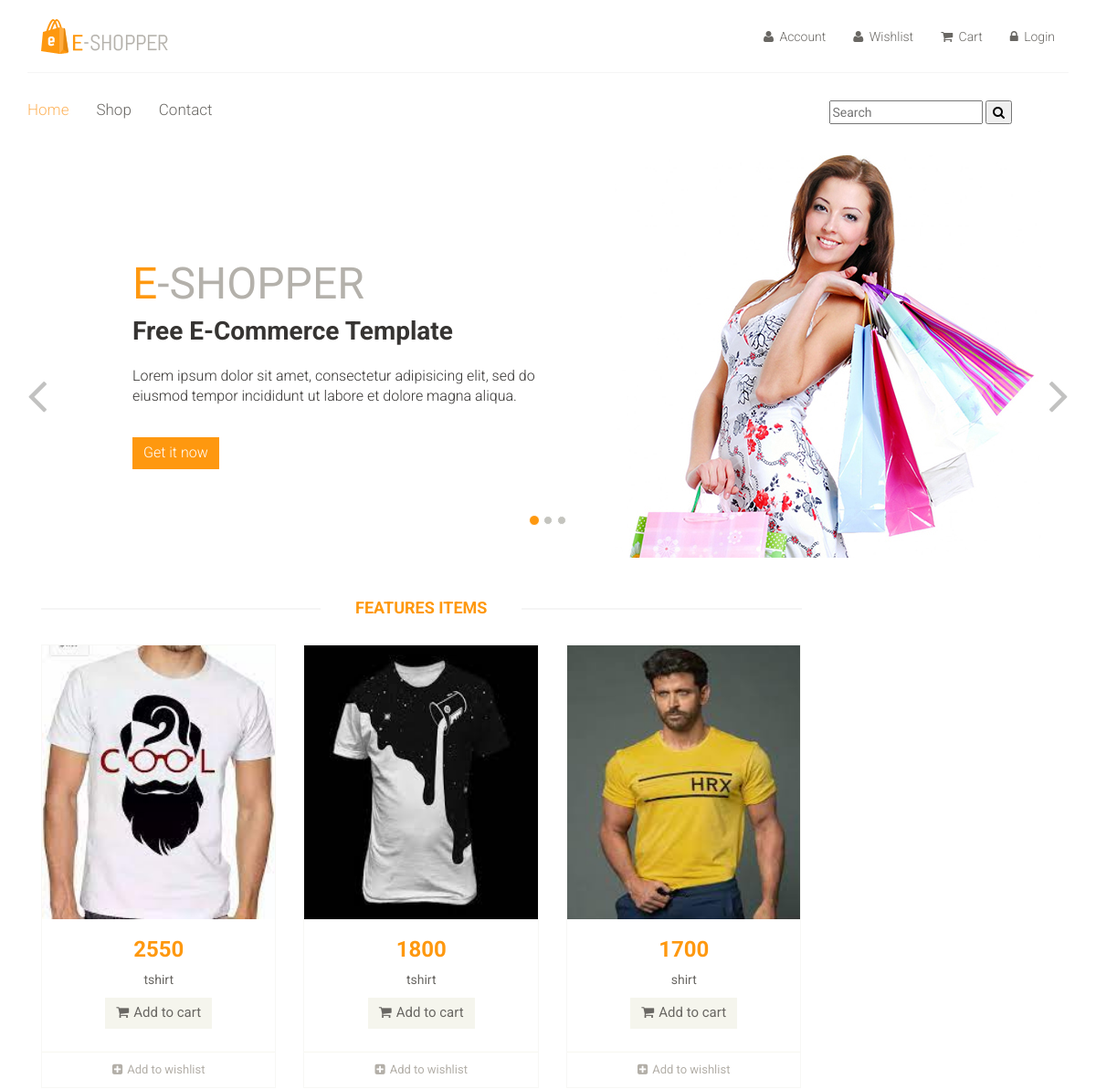
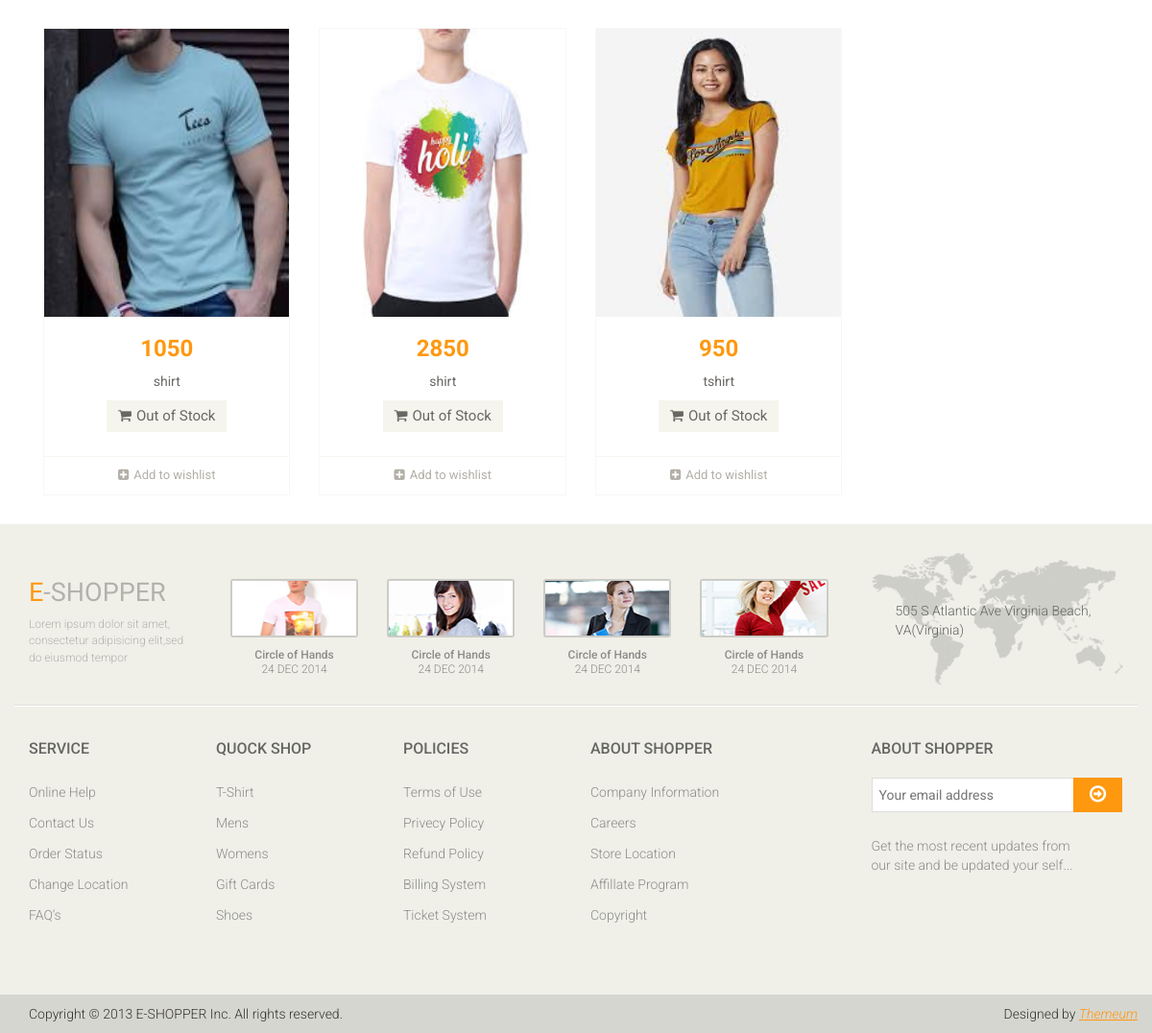
The page / on the database its author committed (2 pictures, top to bottom).
### mainApp/models.py (models this page shows, shortened)
class Product(models.Model):
    name= models.CharField(max_length=50)
    desc= models.TextField()
    stock=models.BooleanField(default=False)
    category=models.ForeignKey(Category,on_delete=models.CASCADE)
    brand=models.ForeignKey(Brand,on_delete=models.CASCADE)
    seller=models.ForeignKey(Seller,on_delete=models.CASCADE)
    basePrice=models.IntegerField()
    discount=models.IntegerField(default=0,null=True,blank=True)
    finalPrice=models.IntegerField(default=0,null=True,blank=True)
    red= models.BooleanField(default=False,null=True,blank=True)
    green= models.BooleanField(default=False,null=True,blank=True)
    black= models.BooleanField(default=False,null=True,blank=True)
    white= models.BooleanField(default=False,null=True,blank=True)
    pink= models.BooleanField(default=False,null=True,blank=True)
    xs= models.BooleanField(default=False,null=True,blank=True)
    s= models.BooleanField(default=False,null=True,blank=True)
    l= models.BooleanField(default=False,null=True,blank=True)
    m= models.BooleanField(default=False,null=True,blank=True)
    xl= models.BooleanField(default=False,null=True,blank=True)
    xl= models.BooleanField(default=False,null=True,blank=True)
    img1= models.ImageField(upload_to='images/',default=None,null=True,blank=True)
    img2= models.ImageField(upload_to='images/',default=None,null=True,blank=True)
    img3= models.ImageField(upload_to='images/',default=None,null=True,blank=True)
    img4= models.ImageField(upload_to='images/',default=None,null=True,blank=True)
    img5= models.ImageField(upload_to='images/',default=None,null=True,blank=True)
    date=models.DateTimeField(auto_now=True)

### mainApp/views.py (the view)
# urls.py: path('',views.home),
def home(request):
    if(request.method=="POST"):
        msg=request.POST.get('message')
        p=Product.objects.filter(Q(name__icontains=msg))
    else:
        p=Product.objects.all()
    return render(request,"index.html",{"Product":p})

### mainApp/templates/index.html (shortened to what this page needs)
{% load static %}
<!DOCTYPE html>
<html lang="en">
<head>
    <link href="{% static 'css/bootstrap.min.css' %}" rel="stylesheet">
    <link href="{% static 'css/font-awesome.min.css' %}" rel="stylesheet">
    <link href="{% static 'css/prettyPhoto.css' %}" rel="stylesheet">
    <link href="{% static 'css/price-range.css' %}" rel="stylesheet">
    <link href="{% static 'css/animate.css' %}" rel="stylesheet">
	<link href="{% static 'css/main.css' %}" rel="stylesheet">
	<link href="{% static 'css/responsive.css' %}" rel="stylesheet">
</head>
<body>
	<header id="header">
		<div class="header-middle">
			<div class="container">
				<div class="row">
					<div class="col-md-4 clearfix">
						<div class="logo pull-left">
							<a href="/"><img src="{% static 'images/home/logo.png' %}" alt="" /></a>
						</div>
					</div>
					<div class="col-md-8 clearfix">
						<div class="shop-menu clearfix pull-right">
							<ul class="nav navbar-nav">
								<li><a href="/profile/"><i class="fa fa-user"></i> Account</a></li>
								<li><a href="/wishlist/"><i class="fa fa-user"></i> Wishlist</a></li>
								<li><a href="/cart/"><i class="fa fa-shopping-cart"></i> Cart</a></li>
								{% if user.is_authenticated %}
								<li><a href="/logout/"><i class="fa fa-lock"></i> Logout</a></li>
								{% else %}
								<li><a href="/login/"><i class="fa fa-lock"></i> Login</a></li>
								{% endif %}
							</ul>
						</div>
					</div>
				</div>
			</div>
		</div>
		<div class="header-bottom">
			<div class="container">
				<div class="row">
					<div class="col-sm-9">
						<div class="mainmenu pull-left">
							<ul class="nav navbar-nav collapse navbar-collapse">
								<li><a href="/" class="active">Home</a></li>
								<li><a href="/shop/default/default/" >Shop</a></li>
								<li><a href="/contact/">Contact</a></li>
							</ul>
						</div>
					</div>
					<div class="col-sm-3">
						<div class="">
							<form action="/" method="post">
								<input type="text" name="message" placeholder="Search"/>
								<button type="submit"><i class="fa fa-search"></i> </button>
							</form>
						</div>
					</div>
				</div>
			</div>
		</div>
	</header>
	{% block body %}
	<section id="slider">
		<div class="container">
			<div class="row">
				<div class="col-sm-12">
					<div id="slider-carousel" class="carousel slide" data-ride="carousel">
						<ol class="carousel-indicators">
							<li data-target="#slider-carousel" data-slide-to="0" class="active"></li>
							<li data-target="#slider-carousel" data-slide-to="1"></li>
							<li data-target="#slider-carousel" data-slide-to="2"></li>
						</ol>
						<div class="carousel-inner">
							<div class="item active">
								<div class="col-sm-6">
									<h1><span>E</span>-SHOPPER</h1>
									<h2>Free E-Commerce Template</h2>
									<p>Lorem ipsum dolor sit amet, consectetur adipisicing elit, sed do eiusmod tempor incididunt ut labore et dolore magna aliqua. </p>
									<button type="button" class="btn btn-default get">Get it now</button>
								</div>
								<div class="col-sm-6">
									<img src="{% static 'images/home/girl1.jpg' %}" class="girl img-responsive" alt="" />
								</div>
							</div>
						</div>
						<a href="#slider-carousel" class="left control-carousel hidden-xs" data-slide="prev">
							<i class="fa fa-angle-left"></i>
						</a>
						<a href="#slider-carousel" class="right control-carousel hidden-xs" data-slide="next">
							<i class="fa fa-angle-right"></i>
						</a>
					</div>
				</div>
			</div>
		</div>
	</section>
	<section>
		<div class="container">
			<div class="row">
				<div class="col-sm-9 padding-right">
					<div class="features_items">
						<h2 class="title text-center">Features Items</h2>
						{% for i in Product %}
						<div class="col-sm-4">
							<div class="product-image-wrapper">
								<div class="single-products">
										<div class="productinfo text-center">
											<img src="{{i.img1.url}}" width="150px" height="300px" alt="" />
											<h2>{{i.finalPrice}}</h2>
											<p>{{i.name}}</p>
											{% if i.stock %}
											<a href="/product/{{i.id}}/" class="btn btn-default add-to-cart"><i class="fa fa-shopping-cart"></i>Add to cart</a>
											{% else %}
											<a href="/product/{{i.id}}/" class="btn btn-default add-to-cart" style="pointer-events: none"><i class="fa fa-shopping-cart"></i>Out of Stock</a>
											{% endif %}
										</div>
										<div class="product-overlay">
											<div class="overlay-content">
											</div>
										</div>
								</div>
								<div class="choose">
									<ul class="nav nav-pills nav-justified">
										<li><a href="/wishlist/{{i.id}}/"><i class="fa fa-plus-square"></i>Add to wishlist</a></li>
									</ul>
								</div>
							</div>
						</div>
						{% endfor %}
					</div>
				</div>
			</div>
		</div>
	</section>
	{% endblock %}
	<footer id="footer">
		<div class="footer-top">
			<div class="container">
				<div class="row">
					<div class="col-sm-2">
						<div class="companyinfo">
							<h2><span>e</span>-shopper</h2>
							<p>Lorem ipsum dolor sit amet, consectetur adipisicing elit,sed do eiusmod tempor</p>
						</div>
					</div>
					<div class="col-sm-7">
						<div class="col-sm-3">
							<div class="video-gallery text-center">
								<a href="#">
									<div class="iframe-img">
										<img src="{% static 'images/home/iframe1.png' %}" alt="" />
									</div>
								</a>
								<p>Circle of Hands</p>
								<h2>24 DEC 2014</h2>
							</div>
						</div>
						<div class="col-sm-3">
							<div class="video-gallery text-center">
								<a href="#">
									<div class="iframe-img">
										<img src="{% static 'images/home/iframe2.png' %}" alt="" />
									</div>
								</a>
								<p>Circle of Hands</p>
								<h2>24 DEC 2014</h2>
							</div>
						</div>
						<div class="col-sm-3">
							<div class="video-gallery text-center">
								<a href="#">
									<div class="iframe-img">
										<img src="{% static 'images/home/iframe3.png' %}" alt="" />
									</div>
								</a>
								<p>Circle of Hands</p>
								<h2>24 DEC 2014</h2>
							</div>
						</div>
						<div class="col-sm-3">
							<div class="video-gallery text-center">
								<a href="#">
									<div class="iframe-img">
										<img src="{% static 'images/home/iframe4.png' %}" alt="" />
									</div>
								</a>
								<p>Circle of Hands</p>
								<h2>24 DEC 2014</h2>
							</div>
						</div>
					</div>
					<div class="col-sm-3">
						<div class="address">
							<img src="{% static 'images/home/map.png' %}" alt="" />
							<p>505 S Atlantic Ave Virginia Beach, VA(Virginia)</p>
						</div>
					</div>
				</div>
			</div>
		</div>
		<div class="footer-widget">
			<div class="container">
				<div class="row">
					<div class="col-sm-2">
						<div class="single-widget">
							<h2>Service</h2>
							<ul class="nav nav-pills nav-stacked">
								<li><a href="#">Online Help</a></li>
								<li><a href="#">Contact Us</a></li>
								<li><a href="#">Order Status</a></li>
								<li><a href="#">Change Location</a></li>
								<li><a href="#">FAQ’s</a></li>
							</ul>
						</div>
					</div>
					<div class="col-sm-2">
						<div class="single-widget">
							<h2>Quock Shop</h2>
							<ul class="nav nav-pills nav-stacked">
								<li><a href="#">T-Shirt</a></li>
								<li><a href="#">Mens</a></li>
								<li><a href="#">Womens</a></li>
								<li><a href="#">Gift Cards</a></li>
								<li><a href="#">Shoes</a></li>
							</ul>
						</div>
					</div>
					<div class="col-sm-2">
						<div class="single-widget">
							<h2>Policies</h2>
							<ul class="nav nav-pills nav-stacked">
								<li><a href="#">Terms of Use</a></li>
								<li><a href="#">Privecy Policy</a></li>
								<li><a href="#">Refund Policy</a></li>
								<li><a href="#">Billing System</a></li>
								<li><a href="#">Ticket System</a></li>
							</ul>
						</div>
					</div>
					<div class="col-sm-2">
						<div class="single-widget">
							<h2>About Shopper</h2>
							<ul class="nav nav-pills nav-stacked">
								<li><a href="#">Company Information</a></li>
								<li><a href="#">Careers</a></li>
								<li><a href="#">Store Location</a></li>
								<li><a href="#">Affillate Program</a></li>
								<li><a href="#">Copyright</a></li>
							</ul>
						</div>
					</div>
					<div class="col-sm-3 col-sm-offset-1">
						<div class="single-widget">
							<h2>About Shopper</h2>
							<form action="#" class="searchform">
								<input type="text" placeholder="Your email address" />
								<button type="submit" class="btn btn-default"><i class="fa fa-arrow-circle-o-right"></i></button>
								<p>Get the most recent updates from <br />our site and be updated your self...</p>
							</form>
						</div>
					</div>
				</div>
			</div>
		</div>
		<div class="footer-bottom">
			<div class="container">
				<div class="row">
					<p class="pull-left">Copyright © 2013 E-SHOPPER Inc. All rights reserved.</p>
					<p class="pull-right">Designed by <span><a target="_blank" href="http://www.themeum.com">Themeum</a></span></p>
				</div>
			</div>
		</div>
	</footer>
</body>
</html>

### rows shown on the page
Product: img1 (picture), finalPrice "2550", name "tshirt"
Product: img1 (picture), finalPrice "1800", name "tshirt"
Product: img1 (picture), finalPrice "1700", name "shirt"
Product: img1 (picture), finalPrice "1050", name "shirt"
Product: img1 (picture), finalPrice "2850", name "shirt"
Product: img1 (picture), finalPrice "950", name "tshirt"
